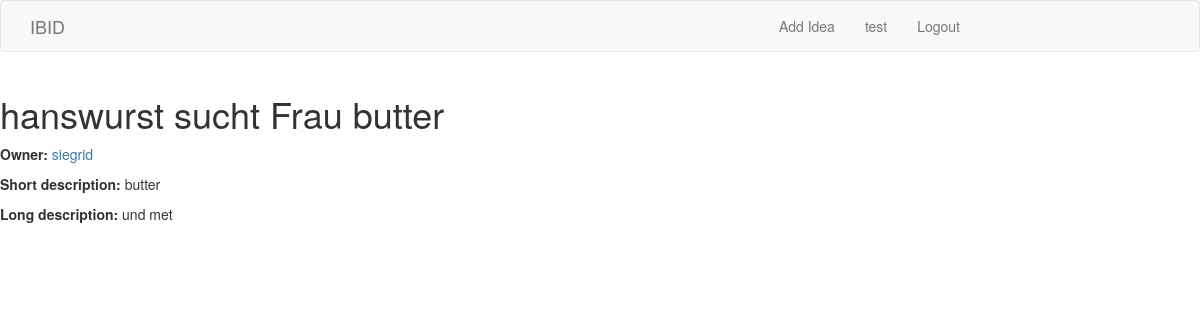
Screenshot of /requests/1/ (signed in) with the database file from the repository.
### ManageConnections/models.py (models this page shows)
class Announcement(models.Model):
    title = models.CharField(max_length = 400, unique=True)
    owner = models.ForeignKey(User)
    idea = models.ForeignKey(Idea, blank=True, null=True)
    date_added = models.DateField(default=timezone.now())
    description_short=models.CharField(max_length=2048,default="this request has no short description yet")
    description_long=models.CharField(max_length=2048,default="this request has no long description yet")
    class Meta:
        permissions = (
            ('view', 'View Announcement'),
            ('edit', 'Edit Announcement'),
        )

### ManageConnections/views.py (the view)
# urls.py: url(r'^(?P<Request_id>\d+)/$', views.detail_announcement, name='detail_announcement'),
@login_required
def detail_announcement(request, Request_id):
	announcement = get_object_or_404(Announcement, pk=Request_id)
	return render(request, 'ManageConnections/detail_announcement.html', {'announcement':announcement})

### ManageConnections/templates/ManageConnections/detail_announcement.html (shortened to what this page needs)
{% extends 'base.html' %}
{% block body_block %}
<h1>{{ announcement.title }}</h1>
<p>
<p><b>Owner:</b>
<a href= "{% url 'ManageUsers:userprofile' announcement.owner.id %}">{{ announcement.owner }}</a></p>
</p>
<p><b>Short description:</b>
{{ announcement.description_short }}
<p><b>Long description:</b>
{{ announcement.description_long }}
</p>
{% endblock %}

### Home/templates/base.html (shortened to what this page needs)
{% load bootstrap3 %}
{% bootstrap_css %}
<!DOCTYPE HTML PUBLIC "-//W3C//DTD HTML 4.01//EN">
<html lang="en">
<head>
</head>
<body>
  <nav class="navbar navbar-default" role="navigation">
    <div class="container" id="navfluid">
      <div class="row">
        <div class="col-md-10">
          <div class="navbar-header">
            <a class="navbar-brand" href="{% url 'Home:index' %}">IBID</a>
          </div>
          <div class="collapse navbar-collapse" id="navigationbar">
            <ul class="nav navbar-nav navbar-right">
                {% if user.is_authenticated %}
                <li><a href="{% url 'ManageIdea:post' %}"> Add Idea </a></li>
                <li><a href="{% url 'ManageUsers:userprofile' user.id %}"> {{ user.get_username }} </a></li>
                <li><a href="{% url 'ManageUsers:logout' %}"> Logout </a></li>
                {% else %}
                <li><a href="{% url 'ManageUsers:register' %}"> Register </a></li>
                <li><a href="{% url 'ManageUsers:login' %}"> Login </a></li>
                {% endif %}
            </ul>
          </div>
        </div>
      </div>
    </div>
  </nav>
  <div class="container">
    <div class="row">
      <div class="col-md-10">{% block body_middle_block-1 %}{% endblock %}</div>
      <div class="col-md-2">{% block body_right_block-1 %}{% endblock %}</div>
    </div>
    <div class="row">
      <div class="col-md-4">{% block body_left_block-2 %}{% endblock %}</div>
      <div class="col-md-4">{% block body_middle_block-2 %}{% endblock %}</div>
      <div class="col-md-4">{% block body_right_block-2 %}{% endblock %}</div>
    </div>
  </div>
{% block body_block %}{% endblock %}
</body>
</html>

### rows the page displays
Announcement: title "hanswurst sucht Frau butter", owner "siegrid", description_short "butter", description_long "und met"

### other values shown
{{ user.get_username }} "test"
